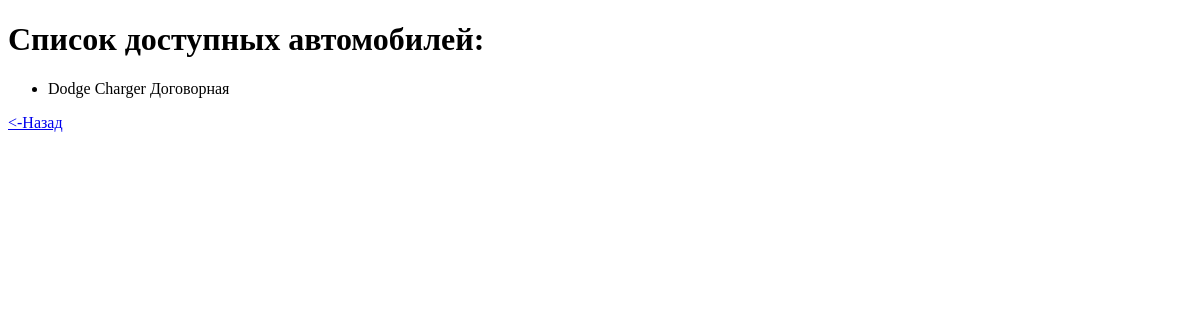
The app's page /cars/, older data.
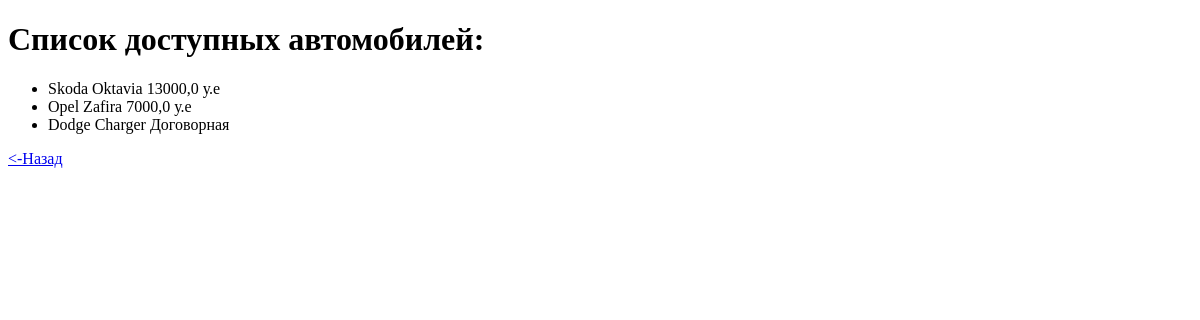
The same page, newer data.
### buycars/models.py (models this page shows, shortened)
class Cars(models.Model):
    conditions = (
      ('n', 'Новый'),
      ('s', 'Б/У'),
      ('p', 'На запчасти'),
    )
    box_type = (
      ('m', 'Механика'),
      ('a', 'Автомат'),
      ('r', 'Робот'),
    )
    car_brand = models.CharField(max_length=30, null = False, blank = True, verbose_name="Марка автомобиля")
    car_model = models.CharField(max_length=30, null = False, blank = True, verbose_name="Модель автомобиля")
    car_type = models.CharField(max_length=20, null = False, blank = True, verbose_name="Тип кузова")
    engine_volume = models.FloatField(null=False, blank = True, verbose_name="Объем двигателя")
    description = models.TextField(null = True, blank = True, verbose_name="Описание автомобиля", default="Напишите продавцу и узнайте подробности!")
    year_of_release = models.IntegerField(null = False, blank = True, verbose_name="Год выпуска")
    published = models.DateTimeField(auto_now_add=True, verbose_name="Дата опубликования объявления")
    price = models.FloatField(null = False, blank = True, verbose_name="Цена")
    condition = models.CharField(max_length=1, choices=conditions, default='s', verbose_name="Состояние")
    transmission_box = models.CharField(max_length=1, choices=box_type, default = "m", verbose_name="Коробка передач")
    class Meta:
        verbose_name_plural = 'Автомобили'
        verbose_name = 'Автомобиль'
        ordering = ['-published']

### buycars/views.py (the view)
# urls.py: path('cars/', car_list, name = 'car_list'),
def car_list(request):
    template = loader.get_template('buycars/cars.html')
    vehicles = Cars.objects.order_by("-published")
    context = {"vehicles" : vehicles}
    return HttpResponse(template.render(context, request))

### buycars/templates/buycars/cars.html (shortened to what this page needs)
<!DOCTYPE html>
<html lang="ru">
<head>
</head>
<body>
    <h1>Список доступных автомобилей:</h1>
    <ul>
        {% for car in vehicles %}
            <li>{{ car.car_brand }} {{ car.car_model }} {% if car.price == "Договорная" %}
                                                            {{ car.price }}
                                                        {% else %}
                                                            {{ car.price }} у.е
                                                        {% endif %}
                                                        </li>
        {% endfor %}
    </ul>
    <a href="{% url 'buycars:index_page' %}"><-Назад</a>
</body>
</html>

Row changes from the older to the newer data that the page shows:
added Cars: car_brand "Skoda", car_model "Oktavia", price "13000,0"
added Cars: car_brand "Opel", car_model "Zafira", price "7000,0"
